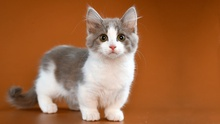
%> input picture segundoParcial/practicas/practica5/imagenes/gatito.jpg, 220 x 124 px, shrunk from 1200 x 675 before the run
$ octave --eval "contorno;"   (GNU Octave 9; MATLAB toolbox functions it lacks are replaced by stand-ins)
%> lines starting %> are read from the running program, lines starting %| are printed output that depends on the picture; in (x1, y1, x2, y2) boxes, pixels count from 0 and x2, y2 are one past the last pixel; in counts of white or black regions, pixels touching at a corner belong together; the program's own positions count from 1
function contorno()
    % Leer la imagen
    imgc = imread('imagenes/gatito.jpg');
%> imgc is the input picture: size 124x220x3 uint8; mean R, G, B 159.7, 103.2, 64.1

    % Convertir a binario si no lo es
    if numel(size(imgc)) > 2
        img = rgb2gray(imgc);
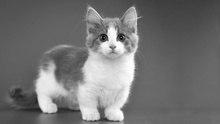
%> img: size 124x220 uint8; min 1, max 255, mean 115.7
    end
    img = imbinarize(img);
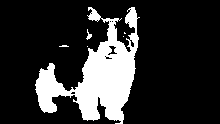
%> img: size 124x220 logical; 18.9% white; 6 white regions (4 under 20 px), largest, box (x1, y1, x2, y2) and area: (35, 7, 140, 124) 5118, (86, 29, 92, 40) 28

    % Preguntar al usuario qué opción quiere
    disp('Elija una opción:');
    disp('1. 4 vecinos');
    disp('2. 8 vecinos');
    disp('3. 4 esquinas');
    disp('4. Círculo');
    disp('5. Cuadrado');
    disp('6. Octágono');
    opcion = input('Introduzca el número de opción: ');
%> the answer given: 1

    % Crear el elemento estructural según la opción
    switch opcion
        case 1
            se = [0 1 0; 1 1 1; 0 1 0]; % 4 vecinos
        case 2
            se = ones(3); % 8 vecinos
        case 3
            se = [1 0 1; 0 1 0; 1 0 1]; % 4 esquinas
        case 4
            radius = 1; % Radio del círculo
            se = strel('disk', radius).Neighborhood; % Elemento estructural circular
        case 5
            width = 3; % Tamaño del lado del cuadrado
            se = strel('square', width).Neighborhood; % Elemento estructural cuadrado
        case 6
            radius = 3; % Radio del octágono
            se = strel('octagon', radius).Neighborhood; % Elemento estructural octagonal
        otherwise
            disp('Opción no válida');
            return;
    end

    % Aplicar la operación de dilatación y erosión
    img_dilatada = dilatacion(img, se);
    img_erodida = erosion(img, se);

    % Obtener los bordes
    bordes = img_dilatada & ~img_erodida;
    bordes = ~bordes;

    % Calcular la inversa de la versión erosionada
    img_ero_inversa = ~img_erodida;

    % Realizar la operación lógica AND entre la imagen original y la inversa de la versión erosionada
    img_and = img & img_ero_inversa;

    % Mostrar la imagen original, los bordes y la operación AND en subplots separados
    subplot(1, 3, 1);
    imshow(imgc);
    title('Imagen original');

    subplot(1, 3, 2);
    imshow(bordes);
    title('Bordes');

    subplot(1, 3, 3);
    imshow(img_and);
    title('img original & img inversa');
end

function img_dilatada = dilatacion(img, se)
%> called with se = [0 1 0; 1 1 1; 0 1 0]
    img_dilatada = img;
    [h, w] = size(img);
%> h = 124; w = 220
    [m, n] = size(se);
    for i = 1:h
        for j = 1:w
            if img(i, j) == 1
                for k = 1:m
                    for l = 1:n
                        if se(k, l) == 1
                            x = i + k - ceil(m/2);
                            y = j + l - ceil(n/2);
                            if x > 0 && x <= h && y > 0 && y <= w
                                img_dilatada(x, y) = 1;
                            end
                        end
                    end
                end
            end
        end
    end
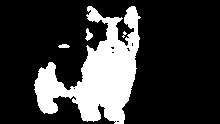
%> img_dilatada: size 124x220 logical; 21.9% white; 4 white regions (1 under 20 px), largest, box (x1, y1, x2, y2) and area: (34, 6, 141, 124) 5873, (85, 28, 93, 41) 55, (58, 44, 70, 48) 37
%> after the loop, x = 125; y = 123
end

function img_erodida = erosion(img, se)
%> called with se = [0 1 0; 1 1 1; 0 1 0]
    img_erodida = img;
    [h, w] = size(img);
    [m, n] = size(se);
    for i = 1:h
        for j = 1:w
            if img(i, j) == 1
                for k = 1:m
                    for l = 1:n
                        if se(k, l) == 1
                            x = i + k - ceil(m/2);
                            y = j + l - ceil(n/2);
                            if x > 0 && x <= h && y > 0 && y <= w
                                if img(x, y) == 0
                                    img_erodida(i, j) = 0;
                                end
                            else
                                img_erodida(i, j) = 0;
                            end
                        end
                    end
                end
            end
        end
    end
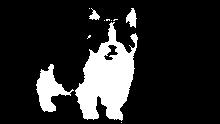
%> img_erodida: size 124x220 logical; 16% white; 11 white regions (7 under 20 px), largest, box (x1, y1, x2, y2) and area: (75, 22, 138, 121) 3359, (36, 64, 74, 112) 785, (126, 8, 137, 28) 132, (89, 8, 100, 20) 65
end
%> in contorno, `bordes = img_dilatada & ~img_erodida;`:
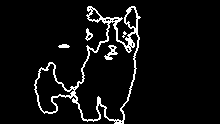
%> bordes: size 124x220 logical; 5.9% white in thin lines or dots, all inside (x1, y1, x2, y2) = (34, 6, 141, 124)
%> in contorno, `img_and = img & img_ero_inversa;`:
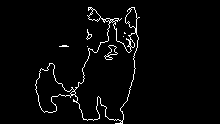
%> img_and: size 124x220 logical; 2.9% white in thin lines or dots, all inside (x1, y1, x2, y2) = (35, 7, 140, 124)

$ run again, with segundoParcial/practicas/practica5/imagenes/dinamarca.jpg copied over segundoParcial/practicas/practica5/imagenes/gatito.jpg
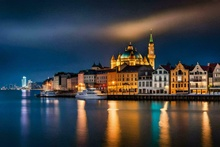
%> input picture segundoParcial/practicas/practica5/imagenes/dinamarca.jpg, 220 x 147 px, shrunk from 1470 x 980 before the run
%> in contorno, imgc is the input picture: size 147x220x3 uint8; mean R, G, B 62.7, 66.3, 69.2
%> after the loop in dilatacion, `for i = 1:h`:
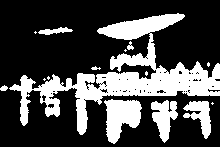
%> img_dilatada: size 147x220 logical; 28.7% white; 15 white regions (7 under 20 px), largest, box (x1, y1, x2, y2) and area: (9, 13, 220, 135) 6725, (104, 99, 142, 144) 1083, (151, 100, 178, 143) 655
%> after the loop in dilatacion, `for i = 1:h`: x = 144; y = 115
%> img_ero_inversa: size 147x220 logical; 88% white; 90 black regions (69 under 20 px), largest, box (x1, y1, x2, y2) and area: (99, 15, 181, 38) 822, (108, 101, 140, 142) 802, (107, 74, 160, 90) 286
%> in contorno, `img_and = img & img_ero_inversa;`:
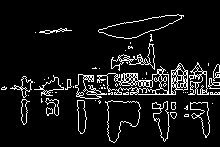
%> img_and: size 147x220 logical; 8.4% white in thin lines or dots, all inside (x1, y1, x2, y2) = (1, 14, 220, 143)
